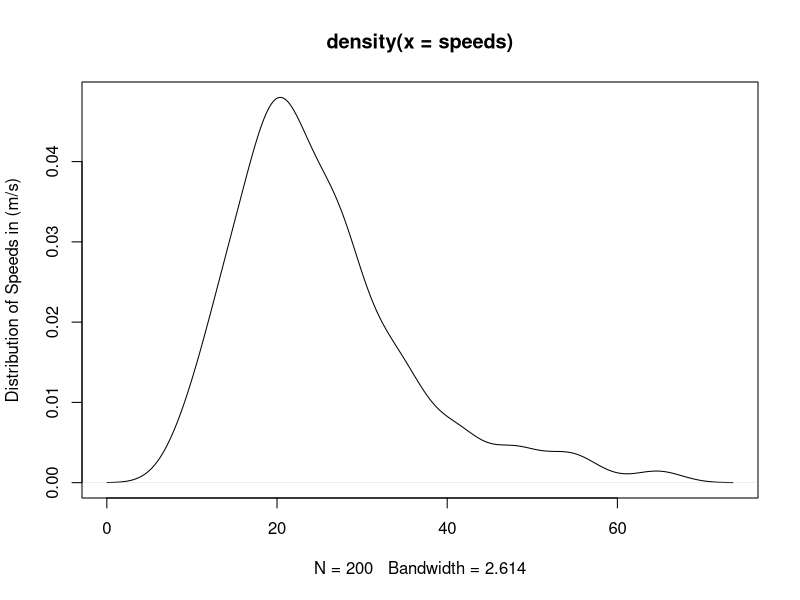

This figure's R source: (Note: this script raises an error after producing the figure.)
## ---- chunk 1
knitr::opts_chunk$set(echo =TRUE)

library(tidyverse)
library(purrr)
library(ggpubr)
## ---- chunk 2

# create data frame for possible cars
possible_cars = data.frame(name = c("A","B","C", "D"), mass=c(10000,65000,38000,5000), area = c(22,30,22,10))

## ---- chunk 3

possible_cars

# assume a log normal distribution of speeds with mean 100km/hr
# convert km/hr to m/s
# sample size = 200

nsample = 200
mean_speed = log(80*0.277)

speeds = rlnorm(mean=mean_speed, sd=0.125*mean_speed, nsample)
summary(speeds)

plot(density(speeds), ylab="Distribution of Speeds in (m/s)")

# use for loop to cycle through all speeds
# create a data frame to store for loop results: one column for each car and one row for each speed

powerall1 = as.data.frame(matrix(nrow=length(speeds), ncol=nrow(possible_cars)))
# because we don't initialize it - values are NA
head(powerall1)

# index in to a matrix (powerall1)
for (i in 1:nrow(possible_cars)) {
  powerall1[,i] = autopower(A=possible_cars$area[i], m=possible_cars$mass[i], V=speeds)
}

head(powerall1)
# we can add column names
colnames(powerall1)=possible_cars$name


# convert columns to rows for plotting
powerallr1 = powerall1 %>% pivot_longer(cols=everything(), names_to="car", values_to="power")
head(powerallr1)

mean(powerall1$A)    # 112,902 W
mean(powerall1$B)    # 329,503 W
mean(powerall1$C)   # 208,598 W
mean(powerall1$D)   # 52,873 W

max(powerall1$A)    # 858,075 W
max(powerall1$B)    # 1,608,060 W
max(powerall1$C)    # 1,096,820 W
max(powerall1$D)    # 393,910 W

## ---- chunk 4

# use same speed distribution as above
powerall2 = pmap(list(A = possible_cars$area, m=possible_cars$mass), autopower, V=speeds)

# make data frame and add column names
powerall2 = as.data.frame(powerall2, col.names=possible_cars$name)

# use mapply to determine power
powerall2b = mapply(FUN=autopower, A = possible_cars$area, m=possible_cars$mass, MoreArgs = list(V=speeds))
# add column names
colnames(powerall2b)=possible_cars$name

# for plotting sometimes its useful to turn columns in to rows
powerallr2 = powerall2 %>% pivot_longer(cols=everything(), names_to="car", values_to="power")
head(powerallr2)

mean(powerall2$A)    # 112,902 W
mean(powerall2$B)    # 329,503 W
mean(powerall2$C)   # 208,598 W
mean(powerall2$D)   # 52,873 W

max(powerall2$A)    # 858,075 W
max(powerall2$B)    # 1,608,060 W
max(powerall2$C)    # 1,096,820 W
max(powerall2$D)    # 393,910 W

## ---- chunk 5

for_loop_plot = ggplot(powerallr1, aes(car,power, fill=car)) + 
  geom_boxplot() +
  ggtitle("Car Power from For Loop")

mapply_plot = ggplot(powerallr2, aes(car,power, fill=car)) + 
  geom_boxplot() + 
  ggtitle("Car Power from pmap")

# put plots side by side for comparison
ggarrange(for_loop_plot, mapply_plot)
